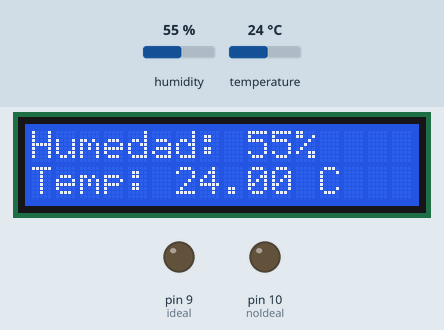
A sketch run on a simulated Arduino Uno, built with avr-gcc and run on an emulated ATmega328P. Shown: 16×2 character LCD, output pins drawn as LEDs (lit = HIGH). The test bench sets the inputs (shaded band); at power-on: humidity 55 %, temperature 24 °C. What the sketch prints to the serial monitor is not drawn.

Above: at 1.2 s.
1.3 s: humidity set to 22 %
At 2.5 s:
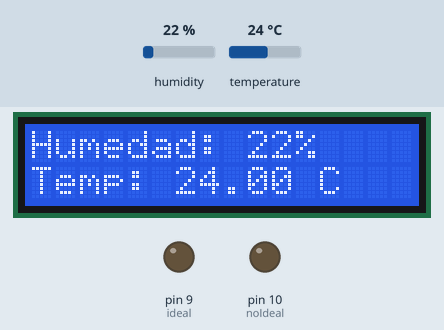
4.6 s: temperature set to 12 °C
At 6.6 s:
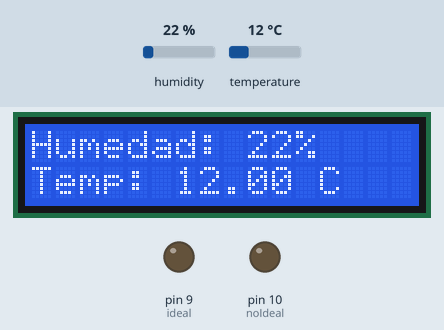
7.7 s: humidity set to 40 %
At 8.7 s:
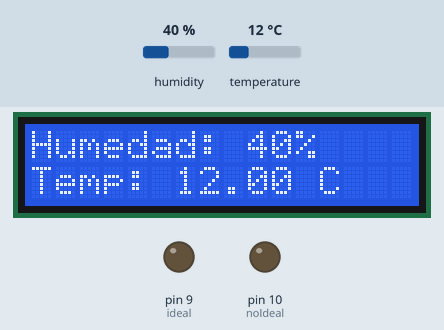
10.5 s: temperature set to 19 °C
At 12.8 s:
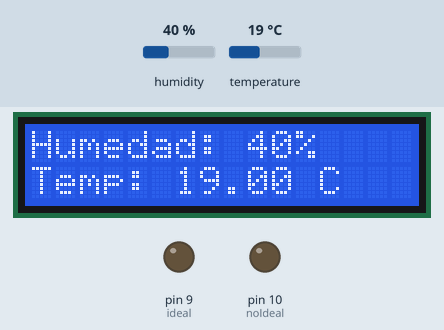
Timing chart, 0 to 14.3 s (numbered marks = the images above; inputs shaded):
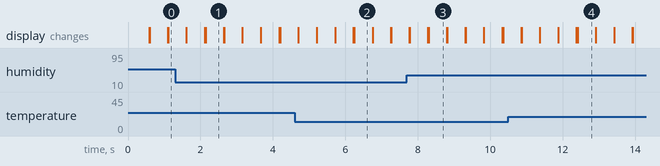

The sketch:

ProyectoHormiguero.ino
```cpp
#include <LiquidCrystal.h>
int rs = 2;
int e = 3;
int d4 = 4;
int d5 = 5;

int dTime = 500;
//LCD
int d6 = 6;
int d7 = 7;
int numero = 0;

LiquidCrystal lcd(rs, e, d4, d5, d6, d7);

//DHT11

#include <DHT.h>
#include <DHT_U.h>

#define Type DHT11
int dhtPin = 8;
DHT HT(dhtPin, Type);
int humidity;
float tempC;
float tempF;

const int ideal=9;
const int noIdeal=10;

void setup() {
  // put your setup code here, to run once:
  lcd.begin(16, 2);
  Serial.begin(9600);
  HT.begin();
  pinMode(ideal,OUTPUT);
  pinMode(noIdeal,OUTPUT);


}

void loop() {

  // put your main code here, to run repeatedly:
  humidity = HT.readHumidity();
  tempC = HT.readTemperature();
  //tempF = HT.readTemperature(true);
  Serial.print("Humedad Relativa: ");
  Serial.print(humidity);
  Serial.print("% / Temperatura: ");
  Serial.print(tempC);
  Serial.print("ºC / ");
  Serial.print(tempF);
  Serial.println("ºF");


  while(tempC>45){
    digitalWrite(ideal,LOW);
    digitalWrite(noIdeal,HIGH);
    tempC = HT.readTemperature();
    //tempF = HT.readTemperature(true);
    Serial.print("Humedad Relativa: ");
    Serial.print(humidity);
    Serial.print("% / Temperatura: ");
    Serial.print(tempC);
    Serial.print("ºC / ");
    Serial.print(tempF);
    Serial.println("ºF");
  }
  lcd.setCursor(0, 0);
  lcd.print("Humedad: ");
  lcd.print(humidity);
  lcd.print("%");

  lcd.setCursor(0, 1);
  lcd.print("Temp: ");
  lcd.print(tempC);
  lcd.print(" C");

  delay(dTime);
  lcd.clear();
}
```

Measured:
- after the input at 1.3 s, the display: first differs from a run without the input after 0.84 s (image 1)
- after the input at 4.6 s, the display: first differs from a run without the input after 1.7 s (image 2)
- after the input at 7.7 s, the display: first differs from a run without the input after 0.60 s (image 3)
- after the input at 10.5 s, the display: first differs from a run without the input after 1.9 s (image 4)
- what the display in image 1 shows lasts 0.5 s, from 2.1 s to 2.6 s
